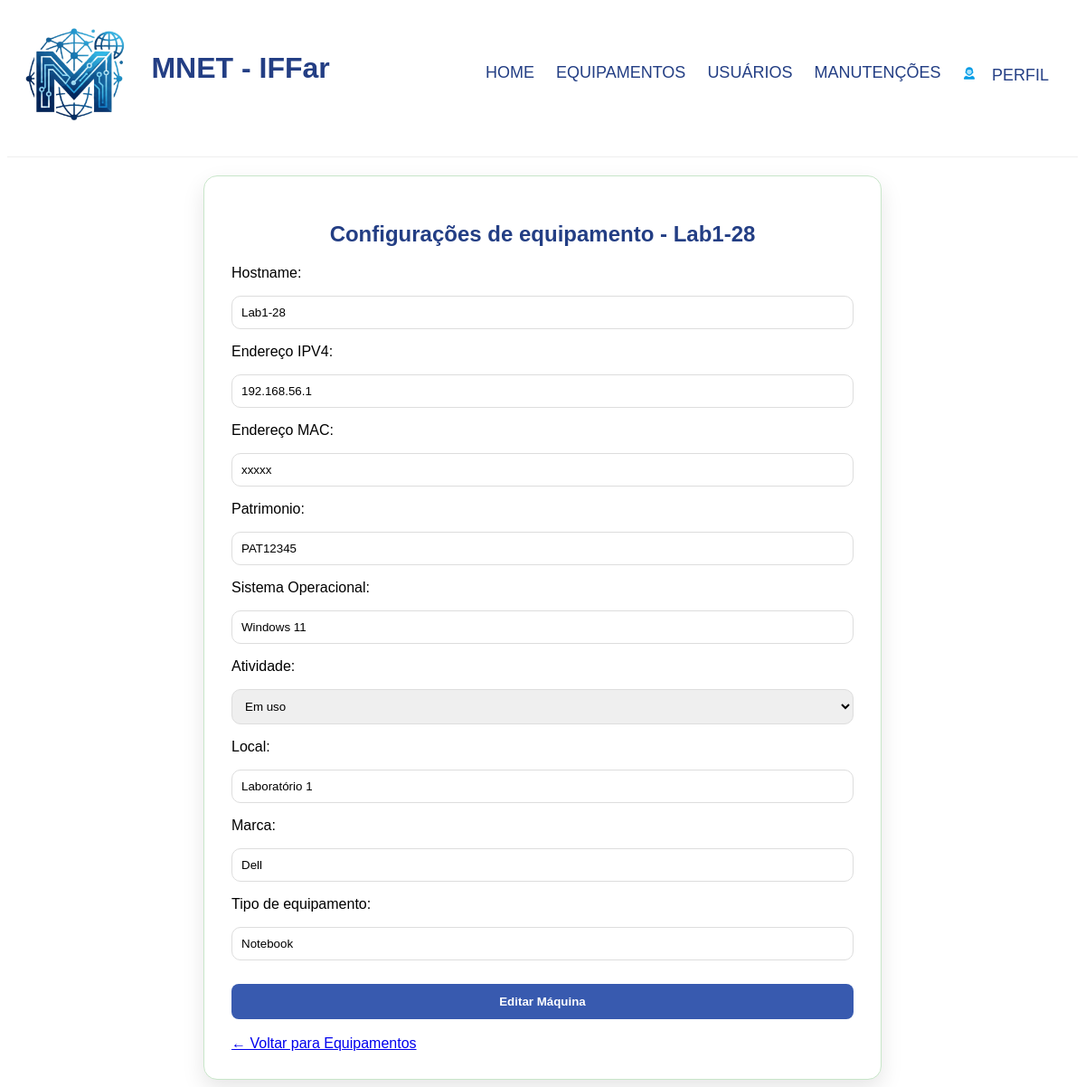
The app's page /feditar_maquina.php?id=7 (signed in) with its own data.
### tables this page shows
CREATE TABLE IF NOT EXISTS `equipamento` (
  `id` int NOT NULL AUTO_INCREMENT,
  `hostname` varchar(100) DEFAULT NULL,
  `ipv4` varchar(15) DEFAULT NULL,
  `mac` varchar(17) DEFAULT NULL,
  `patrimonio` varchar(100) DEFAULT NULL,
  `local` varchar(100) DEFAULT NULL,
  `atividade` enum('Em uso','Disponível','Descarte','Manutenção') DEFAULT NULL,
  `marca` varchar(100) DEFAULT NULL,
  `tipo_equipamento` varchar(100) DEFAULT NULL,
  `data_registro` timestamp NULL DEFAULT CURRENT_TIMESTAMP,
  `sistema_operacional` varchar(100) DEFAULT NULL,
  PRIMARY KEY (`id`)
);

### feditar_maquina.php (the view, shortened to what this page needs)
<?php
include "connect.php";
$id = $_GET['id'];
$sql = "SELECT * FROM equipamento WHERE id = '$id'";
$resultado = mysqli_query($conexao, $sql);
$dados = mysqli_fetch_assoc($resultado);
?>
<!DOCTYPE html>
<html lang="pt-br">
<head>
    <?php include "head.php";
    ?>
</head>
<body>
    <?php include "menu.php";
    ?>
    <form action="" method="post" required>
        <div class="fundo-perfil">
            <div class="card-perfil">
                <div class="titulo">
                    <h2>Configurações de equipamento - <?php echo $dados['hostname']; ?></h2>
                </div>
                <div class="grupo">
                    Hostname: <br>
                    <p><input type="text" name="hostname" value="<?php echo $dados['hostname']; ?>"></p>
                </div>
                <div class=" grupo">
                    Endereço IPV4: <br>
                    <p><input type="text" name="ipv4" value="<?php echo $dados['ipv4']; ?>"></p>
                </div>
                <div class="grupo">
                    Endereço MAC: <br>
                    <p><input type="text" name="mac" value="<?php echo $dados['mac']; ?>"></p>
                </div>
                <div class="grupo">
                    Patrimonio: <br>
                    <p><input type="text" name="patrimonio" value="<?php echo $dados['patrimonio']; ?>"></p>
                </div>
                <div class="grupo">
                    Sistema Operacional: <br>
                    <p><input type="text" name="sistema_operacional" value="<?php echo $dados['sistema_operacional']; ?>" 1> </p>
                </div>
                <div class="grupo">
                    Atividade: <br>
                    <p><select name="atividade" value="<?php echo $dados['atividade']; ?>" required>
                            <option value='Em uso'>Em uso</option>
                        </select></p>
                </div>
                <div class="grupo">
                    Local: <br>
                    <p><input type="text" name="local" value="<?php echo $dados['local']; ?>"></p>
                </div>
                <div class="grupo">
                    Marca: <br>
                    <p><input type="text" name="marca" value="<?php echo $dados['marca']; ?>"></p>
                </div>
                <div class="grupo">
                    Tipo de equipamento: <br>
                    <p><input type="text" name="tipo_equipamento" value="<?php echo $dados['tipo_equipamento']; ?>"></p>
                </div>
                <button class="btn-salvar" type="submit">Editar Máquina</button><br><br>
                <a id="voltar" href="listar_maquinas.php" name="Voltar a listar equipamentos">← Voltar para Equipamentos</a>
            </div>
        </div>
    </form>
</body>
</html>

### style.css (style rules this page uses)
:root { --primary-color: #233e84; --primary-hover: rgb(39, 60, 114); --danger-color: #c21b1b; --danger-hover: #741919; --text-dark: #555; --text-muted: #777; --border-color: #ddd; --bg-light: #f8f9fc; --font-main: 'Poppins', sans-serif; --font-nav: 'Gill Sans', 'Gill Sans MT', Calibri, 'Trebuchet MS', sans-serif; }
.fundo-perfil, .fundo-tabela { font-family: var(--font-main); display: flex; justify-content: center; }
.card-perfil, .card-tabela { background: #ffffff; padding: 30px; border-radius: 15px; box-shadow: 0 10px 25px rgba(0, 0, 0, 0.1); width: 100%; border: 1px solid #c8e6c9; box-sizing: border-box; }
.card-perfil { max-width: 750px; }
.titulo { text-align: center; margin-bottom: 20px; color: var(--primary-color); font-weight: bold; }
.grupo { margin-bottom: 15px; }
input[type="text"], input[type="email"], input[type="password"], input[type="number"], input[name="senha"], select { width: 100%; padding: 10px; border: 1px solid var(--border-color); border-radius: 10px; box-sizing: border-box; }
input[type="text"], input[type="email"], input[type="password"], input[type="number"] { cursor: text; }
.btn-salvar, .btn-excluir { border: none; width: 100%; padding: 12px; border-radius: 8px; cursor: pointer; font-weight: 600; margin-top: 10px; transition: background-color 0.3s ease; }
.btn-salvar { background-color: rgb(56, 90, 175); color: #ffffff; }

### records on screen
equipamento: hostname "Lab1-28", ipv4 "192.168.56.1", mac "xxxxx", patrimonio "PAT12345", sistema_operacional "Windows 11", atividade "Em uso", local "Laboratório 1", marca "Dell", tipo_equipamento "Notebook"
